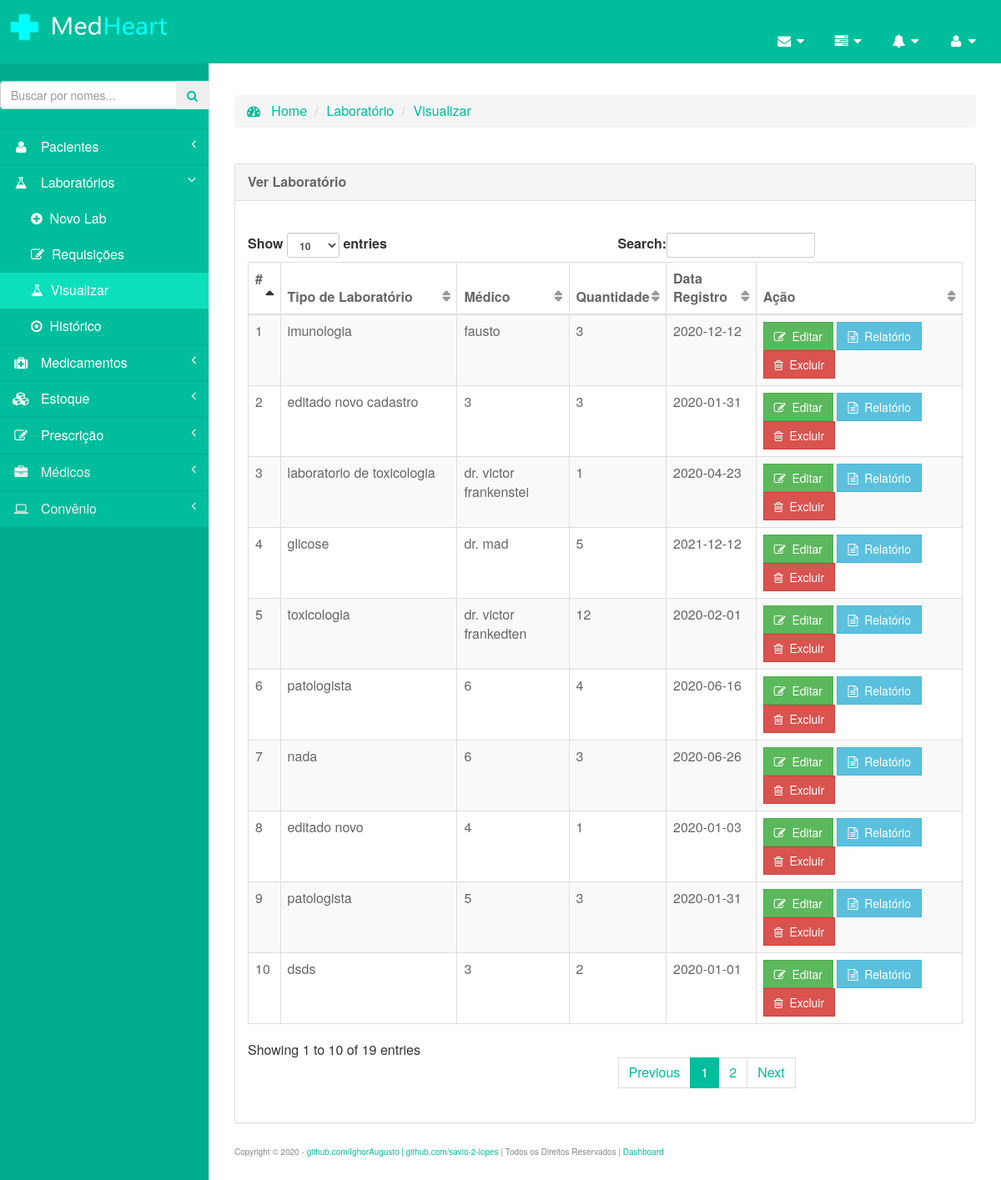
/pages/ver_lab.php (signed in), run on the app's committed database.
### tables this page shows
CREATE TABLE IF NOT EXISTS `cad_lab` (
  `id` int(11) NOT NULL AUTO_INCREMENT,
  `tipo_lab` varchar(255) NOT NULL,
  `medico` varchar(255) NOT NULL,
  `quantidade` int(255) NOT NULL,
  `data_registro` date NOT NULL,
  PRIMARY KEY (`id`)
);

### config/DbFunction.php (called while the page is built, shortened)
<?php
class DbFunction
{
	function showLab()
	{
		$db = Database::getInstance();
		$sql = $db->getConnection();
		$res = "SELECT * FROM cad_lab";
		$stmt = $sql->query($res);
		return $stmt;
	}
}

### pages/ver_lab.php (the view, shortened to what this page needs)
<?php
	include('../config/DbFunction.php');
	$obj = new DbFunction();
	$rs  = $obj->showLab();
?>
<!DOCTYPE html>
<html lang="pt-br">
	<head>
		<link href="../bower_components/bootstrap/dist/css/bootstrap.min.css" rel="stylesheet">
		<link href="../bower_components/metisMenu/dist/metisMenu.min.css" rel="stylesheet">
		<link href="../dist/css/sb-admin-2.css" rel="stylesheet">
		<link rel="stylesheet" href="css/style.css">
		<link href="../bower_components/font-awesome/css/font-awesome.min.css" rel="stylesheet" type="text/css">
	</head>
	<body>
		<form method="post" ><br><br>
			<div id="wrapper">
				<?php include('leftbar.php');?>
				<?php include('../config/header.php');?>
				<div id="page-wrapper"><br><br><br>
					<div class="content-wrapper">
						<section class="content-header">
							<ol class="breadcrumb">
								<li>
									<a href="inicio.php">
										<span id="" style="color:#00bd9c;"><i class="fa fa-dashboard"></i></span>
										<span id="" style="color:#00bd9c;">&nbsp;&nbsp;Home</span>
									</a>
								</li>
								<li class="active"><span id="" style="color: #00bd9c;">Laboratório</li></span>
								<li class="active"><span id="" style="color: #00bd9c;">Visualizar</li></span>
							</ol>
						</section>
					</div><br>
					<div class="row">
						<div class="col-lg-12">
							<div class="panel panel-default">
								<div class="panel-heading">
									<span id="" style="color:#666666;"><strong>Ver Laboratório</strong></span>
								</div><br>
								<div class="panel-body">
									<div class="dataTable_wrapper">
										<table class="table table-striped table-bordered table-hover" id="dataTables-example">
											<thead>
												<tr>
													<th><span id="" style="color:#666666;"><strong>#</strong>&nbsp;&nbsp;</th>
													<th><span id="" style="color:#666666;"><strong>Tipo de Laboratório</strong></th>
													<th><span id="" style="color:#666666;"><strong>Médico</strong></th>
													<th><span id="" style="color:#666666;"><strong>Quantidade</strong></th>
													<th><span id="" style="color:#666666;"><strong>Data Registro</strong></th>
													<th><span id="" style="color:#666666;"><strong>Ação</strong></th>
												</tr>
											</thead>
											<tbody>
												<?php
													$sn			=	1;
													while($res	=	$rs->fetch_object()){
												?>
												<tr class="odd gradeX">
													<td>
														<span id="" style="color:#666666;"><?php echo $sn?></span>
													</td>
													<td>
														<span id="" style="color:#666666;"><?php echo htmlentities(strtolower($res->tipo_lab));?></span>
													</td>
													<td>
														<span id="" style="color:#666666;"><?php echo htmlentities(strtolower($res->medico));?></span>
													</td>
													<td>
														<span id="" style="color:#666666;"><?php echo htmlentities(strtolower($res->quantidade));?></span>
													</td>
													<td>
														<span id="" style="color:#666666;"><?php echo htmlentities(strtolower($res->data_registro));?></span>
													</td>
													<td>
														<a href="editar_lab.php?id=
															<?php echo htmlentities($res->id);?>">
															<span class="btn btn-success ">
																<i class="fa fa-edit"></i>
																&nbsp;Editar
															</span>
														</a>
														<a href="realtorio_lab.php">
															<span class="btn btn-info">
																<i class="fa fa-file-text-o"></i>
																&nbsp;Relatório
															</span>
														</a>
														<a href="ver_lab.php?del=
														<?php echo htmlentities($res->id); ?>">
														<button type="button" class="btn btn-danger">
														<i class="fa fa-trash-o"></i>
															&nbsp;Excluir
														</button>
													</td>
												</tr>
												<?php $sn++;}?>
											</tbody>
										</table>
									</div>
								</div>
							</div>
						</div><br><br><br>
					</div><?php include_once('../config/footer.php');?><br><br><br><br>
				</div>
			</div>
		</form>
	</body>
</html>

### data on the page
cad_lab: tipo_lab "imunologia", medico "fausto", quantidade "3", data_registro "2020-12-12"
cad_lab: tipo_lab "editado novo cadastro", medico "3", quantidade "3", data_registro "2020-01-31"
cad_lab: tipo_lab "laboratorio de toxicologia", medico "dr. victor frankenstei", quantidade "1", data_registro "2020-04-23"
cad_lab: tipo_lab "glicose", medico "dr. mad", quantidade "5", data_registro "2021-12-12"
cad_lab: tipo_lab "toxicologia", medico "dr. victor frankedten", quantidade "12", data_registro "2020-02-01"
cad_lab: tipo_lab "patologista", medico "6", quantidade "4", data_registro "2020-06-16"
cad_lab: tipo_lab "nada", medico "6", quantidade "3", data_registro "2020-06-26"
cad_lab: tipo_lab "editado novo", medico "4", quantidade "1", data_registro "2020-01-03"
cad_lab: tipo_lab "patologista", medico "5", quantidade "3", data_registro "2020-01-31"
cad_lab: tipo_lab "dsds", medico "3", quantidade "2", data_registro "2020-01-01"
